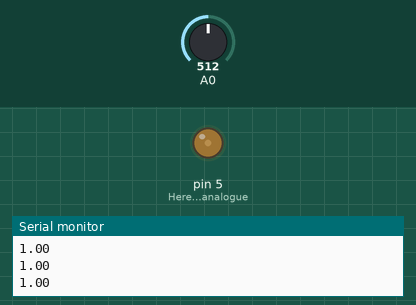
Bench run of a sketch on a simulated Arduino Uno, built with avr-gcc and run on an emulated ATmega328P. Shown: output pins drawn as LEDs (lit = HIGH), the last lines printed to the serial monitor. The inputs (shaded band) are chosen by the test bench; at power-on: A0 = 512.

Above: at 1.2 s.
1.3 s: A0 set to 487
2.8 s: A0 set to 459
At 3.3 s:
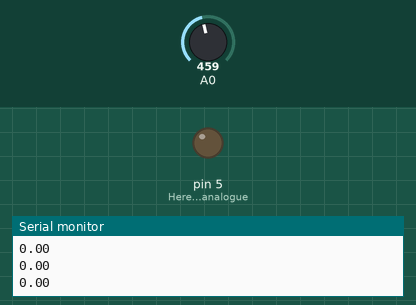
4.3 s: A0 set to 980
At 5.5 s:
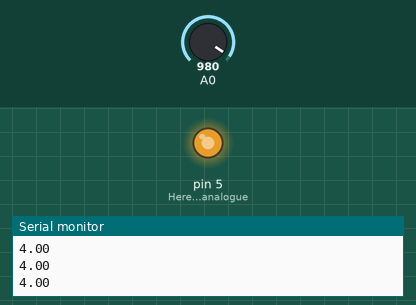
5.8 s: A0 set to 979
At 6.8 s:
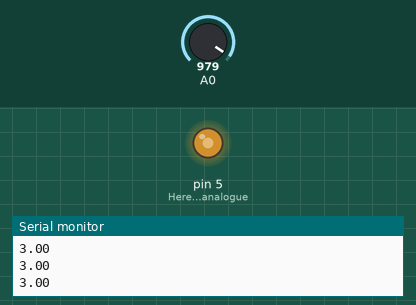
7.3 s: A0 set to 960
At 7.8 s:
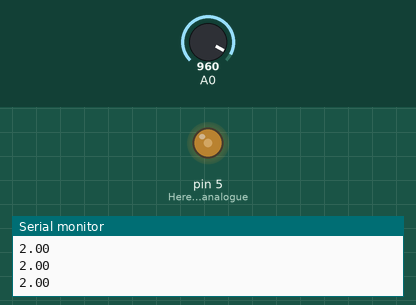
8.8 s: A0 set to 990
At 10.1 s:
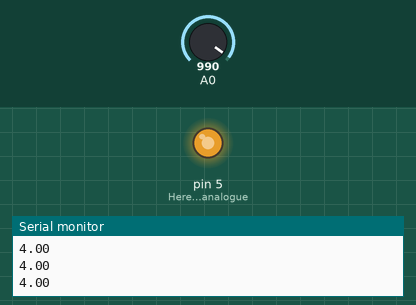
Timing chart, 0 to 11.3 s (numbered marks = the images above; inputs shaded):
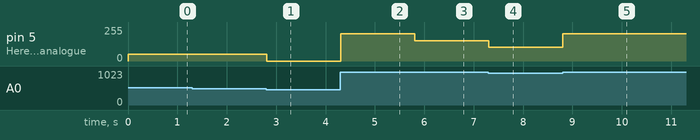

Measured:
- the behaviour switches between 475 and 474 on A0 (found by bisection; images 0 and 1)
- the behaviour switches between 980 and 979 on A0 (found by bisection; images 2 and 3)
- after the input at 2.8 s, pin 5 (Here_we_will_use_analogue): 51/255 → 0/255 at once
- after the input at 4.3 s, pin 5 (Here_we_will_use_analogue): 0/255 → 204/255 at once
- after the input at 5.8 s, pin 5 (Here_we_will_use_analogue): 204/255 → 153/255 at once
- after the input at 7.3 s, pin 5 (Here_we_will_use_analogue): 153/255 → 102/255 at once
- after the input at 8.8 s, pin 5 (Here_we_will_use_analogue): 102/255 → 204/255 at once

The sketch:

sound_sensing.ino
```cpp
int val;
float cal;

void setup()
{
Serial.begin(9600);
pinMode(A0, INPUT);
pinMode(5, OUTPUT);//Here we will use analogue out from pins 3, 5, 6, 9, 10, 11
}

void loop()
{
val = analogRead(A0);
if (val<970)
  cal = val/475;//1920
else if (val<980)
  cal = val/323;//646
else if (val<990)
  cal = val/245;//392
else if (val<1000)
  cal = val/218;
else
  cal = val/205;
Serial.println(cal);
 //range of the value to be written is between 0-255
analogWrite(5,(cal*51));//analog_led_write_val = 51*(desired value)
}
```
